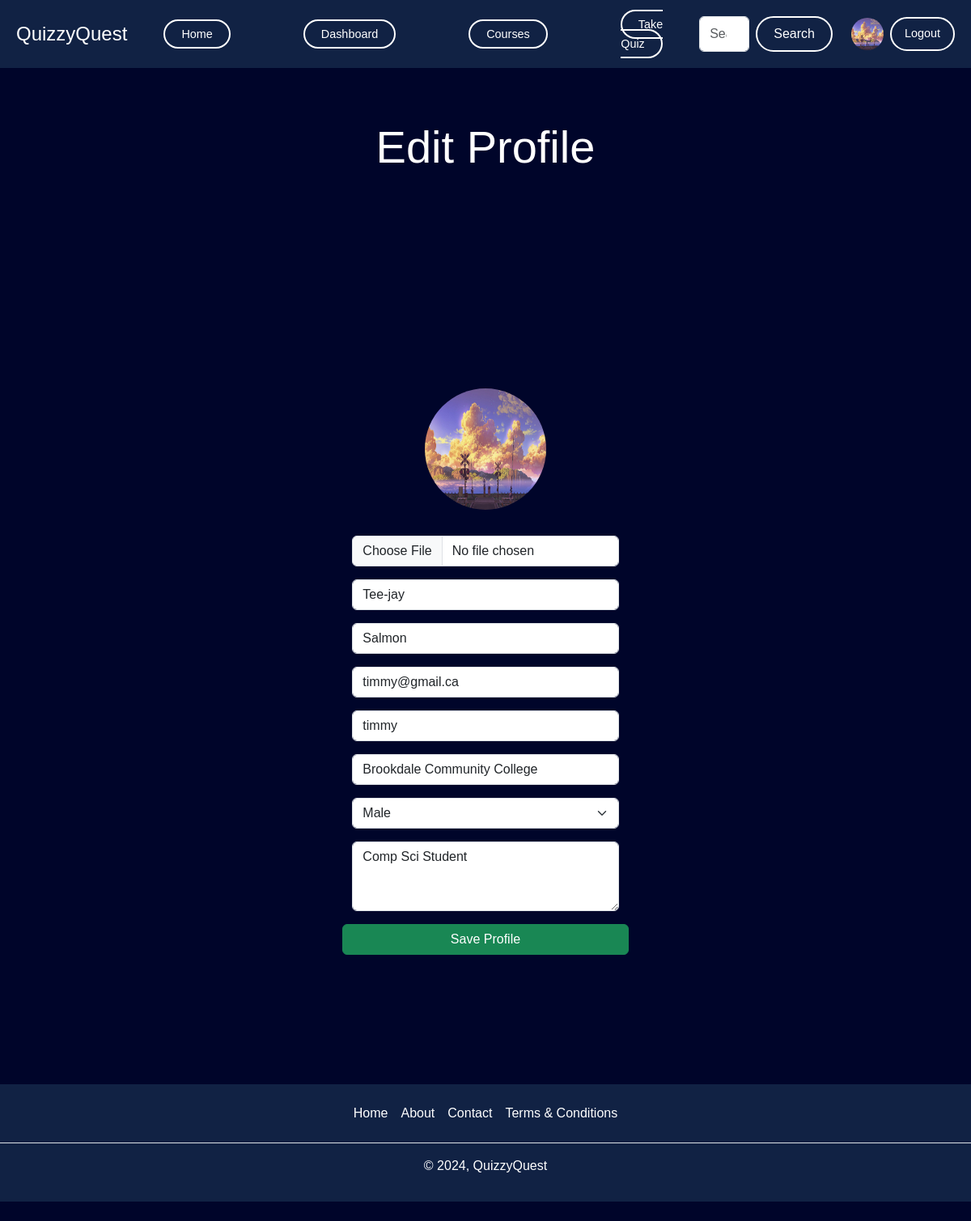
The page /user/settings (signed in) on the database its author committed.
### account/models.py (models this page shows, shortened)
class Profile(models.Model):
    user = models.OneToOneField(User, on_delete=models.CASCADE, null=True, verbose_name='User Object') #verbose_name
    bio = models.TextField(blank=True, null=True)
    profile_img = models.ImageField(upload_to='profile_images', default='user.png', blank=True, null=True, verbose_name='Profile Pic')
    location = models.CharField(max_length=100, blank=True, null=True)
    GENDER = (
        ('Male', 'Male'),
        ('Female', 'Female'),
        ('Other', 'Other'),
    )
    gender = models.CharField(max_length=6, choices=GENDER, blank=True, null=True)

### account/views.py (the view, shortened to what this page needs)
# urls.py: path('settings', views.editProfile, name='edit_profile'),
@login_required(login_url='login')
def editProfile(request):
    user_object = User.objects.get(username=request.user)
    user_profile = Profile.objects.get(user=user_object)
    context = {"user_profile": user_profile}
    return render(request, 'profile-edit.html', context)

### templates/profile-edit.html (shortened to what this page needs)
{% extends 'index.html' %}
{% block content %}
<div style="padding-top: 100px; display: flex; flex-direction: column; min-height: 100vh; font-family: 'Poppins', sans-serif; background-color: #00052a; color: white; text-align: center; overflow-x: hidden; margin: 0;">
<h1 class="display-4 text-center my-5">Edit Profile</h1>
<div class="container">
    <div class="row row-cols-sm-1 row-cols-lg-3 container">
      <div class="col-12">
        <form action="" method="POST" enctype="multipart/form-data">
            <div class="mb-3 d-flex justify-content-center">
                <img src="{{user_profile.profile_img.url}}" alt="profile-pic" width="150" height="150" class="rounded-circle">
            </div>
          </div>
          <div class="mb-3">
            <input type="file" name="profile_img" class="form-control" id="exampleInputImage">
          </div>
          <div class="mb-3">
            <input type="text" name="firstname" value="{{user_profile.user.first_name}}" class="form-control" id="exampleInputFirstName" placeholder="First Name" required>
          </div>
          <div class="mb-3">
            <input type="text" name="lastname" value="{{user_profile.user.last_name}}" class="form-control" id="exampleInputLastName" placeholder="Last Name" required>
          </div>
          <div class="mb-3">
            <input type="email" name="email" value="{{user_profile.user.email}}" class="form-control" id="exampleInputEmail2" placeholder="Email" required>
          </div>
          <div class="mb-3">
            <input type="text" name="username" value="{{user_profile.user.username}}" class="form-control" id="exampleInputUsername1" placeholder="Username" required>
          </div>
          <div class="mb-3">
            <input type of text" name="location" value="{{user_profile.location}}" class="form-control" id="exampleInputLocation" placeholder="Location" required>
          </div>
          <div class="mb-3">
            <select class="form-select form-control" name="gender" id="exampleInputGender" aria-label="Default select example" required>
                <option {% if user_profile.gender == 'Male' %}selected{% endif %} value="Male">Male</option>
              </select>
          </div>
          <div class="mb-3">
            <textarea class="form-control" name="bio" id="exampleFormControlTextarea1" rows="3" placeholder="Your Bio" required>{{user_profile.bio}}</textarea>
          </div>
          <button type="submit" class="btn btn-success">Save Profile</button>
      </div>
    </div>
</div>
{% endblock content %}

### templates/components/header.html
<div class="navigation" style="display: flex; align-items: center; justify-content: space-between; background-color: #112244; padding: 10px 20px; width: 100%; position: fixed; top: 0; z-index: 1000;">
  <a class="navbar-brand" href="{% url 'home' %}" style="font-size: 1.5em; color: white; text-decoration: none;">QuizzyQuest</a>
  <ul class="nav-links" style="list-style: none; display: flex; align-items: center; margin: 0; padding: 0;">
    <li style="margin: 0 15px;">
      <a href="{% url 'home' %}" style="text-decoration: none; color: white; background-color: transparent; padding: 8px 20px; border: 2px solid white; border-radius: 50px; transition: all 0.3s ease;">Home</a>
    </li>
    {% if request.user.is_superuser %}
    <li style="margin: 0 15px;">
      <a href="{% url 'dashboard' %}" style="text-decoration: none; color: white; background-color: transparent; padding: 8px 20px; border: 2px solid white; border-radius: 50px; transition: all 0.3s ease;">Dashboard</a>
    </li>
    {% endif %}
    <li style="margin: 0 15px;">
      <a href="{% url 'all_quiz' %}" style="text-decoration: none; color: white; background-color: transparent; padding: 8px 20px; border: 2px solid white; border-radius: 50px; transition: all 0.3s ease;">Courses</a>
    </li>
    <li style="margin: 0 15px;">
      <a href="{% url 'all_quiz' %}" style="text-decoration: none; color: white; background-color: transparent; padding: 8px 20px; border: 2px solid white; border-radius: 50px; transition: all 0.3s ease;">Take Quiz</a>
    </li>
  </ul>
  <div style="display: flex; align-items: center;">
    <form class="d-flex" role="search" action="{% url 'search_users' %}" style="margin-right: 15px;">
      <input class="form-control me-2" type="search" name="q" placeholder="Search" aria-label="Search" style="margin-right: 10px;">
      <button type="submit" class="btn btn-primary" style="color: white; background-color: transparent; border: 2px solid white; border-radius: 50px; padding: 8px 20px;">Search</button>
    </form>
    {% if request.user.is_authenticated %}
      <a href="{% url 'profile' request.user.username %}" data-bs-toggle="tooltip" data-bs-placement="bottom" data-bs-title="@{{request.user.username}}" class="mx-2">
          <img src="{{user_profile.profile_img.url}}" class="rounded-circle" width="40" height="40" alt="profile_img">
      </a>
      <a href="{% url 'logout' %}" class="cta-button sign-in" style="text-decoration: none; color: white; background-color: transparent; padding: 8px 16px; border: 2px solid white; border-radius: 50px; transition: all 0.3s ease;">Logout</a>
    {% else %}
      <a href="{% url 'login' %}" class="cta-button sign-in" style="text-decoration: none; color: white; background-color: transparent; padding: 8px 16px; border: 2px solid white; border-radius: 50px; transition: all 0.3s ease;">Sign in</a>
    {% endif %}
  </div>
</div>

### templates/style.css (style rules this page uses)
* { font-family: Arial, Helvetica, 'Trebuchet MS', 'Lucida Sans Unicode', 'Lucida Grande', 'Lucida Sans', Arial, sans-serif !important; }

### templates/index.html (style rules this page uses)
html, body { height: 100%; margin: 0; padding: 0; overflow-x: hidden; }
body { display: flex; flex-direction: column; min-height: 100vh; font-family: 'Poppins', sans-serif; background-color: #00052a; color: white; text-align: center; }
.navigation { position: fixed; top: 0; width: 100%; display: flex; justify-content: space-between; align-items: center; background-color: #112244; padding: 10px 20px; z-index: 1000; }
.nav-links { list-style: none; display: flex; align-items: center; padding: 0; margin: 0; }
.nav-links li { padding: 8px 30px; margin: 0 15px; }
.nav-links a, .cta-button { text-decoration: none; color: white; font-weight: 500; font-size: 0.9em; background-color: transparent; padding: 8px 20px; border: 2px solid white; border-radius: 50px; transition: all 0.3s ease; }
.container { display: flex; flex-direction: column; justify-content: center; align-items: center; padding: 60px 20px 20px; flex: 1; }

### templates/profile-edit.html (style rules this page uses)
html, body { height: 100%; margin: 0; padding: 0; overflow-x: hidden; }
body { display: flex; flex-direction: column; min-height: 100vh; font-family: 'Poppins', sans-serif; background-color: #00052a; color: white; text-align: center; }
.navigation { position: fixed; top: 0; width: 100%; display: flex; justify-content: space-between; align-items: center; background-color: #112244; padding: 10px 20px; z-index: 1000; }
.nav-links { list-style: none; display: flex; align-items: center; padding: 0; margin: 0; }
.nav-links li { padding: 8px 30px; margin: 0 15px; }
.nav-links a, .cta-button { text-decoration: none; color: white; font-weight: 500; font-size: 0.9em; background-color: transparent; padding: 8px 20px; border: 2px solid white; border-radius: 50px; transition: all 0.3s ease; }
.container { display: flex; flex-direction: column; justify-content: center; align-items: center; padding: 60px 20px 20px; flex: 1; }

### rows shown on the page
Profile: profile_img (picture), firstname "Tee-jay", lastname "Salmon", email "timmy@gmail.ca", username "timmy", location "Brookdale Community College", gender "Male", bio "Comp Sci Student"
